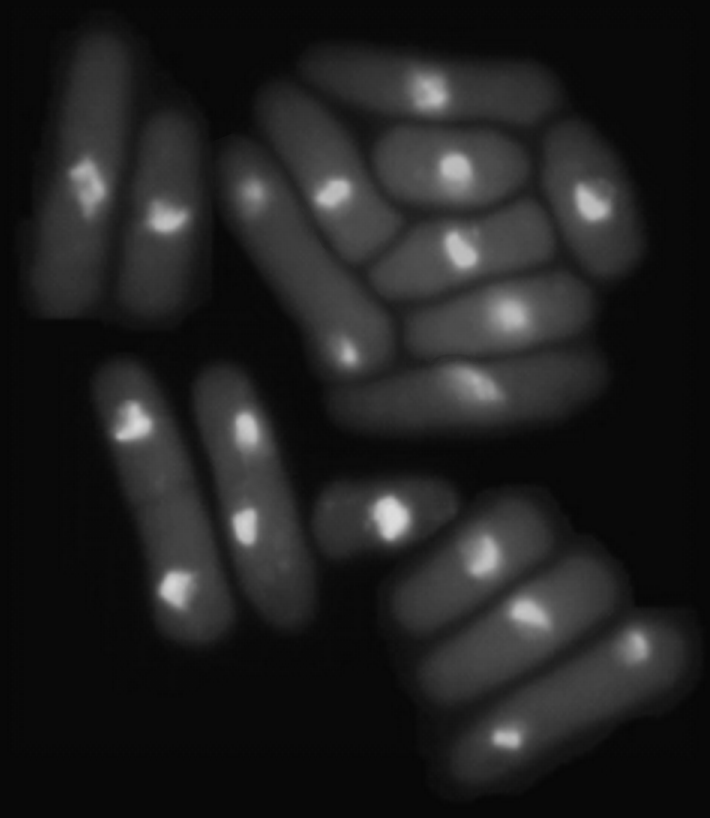
%> input picture Lab5-Segmentation/assets/yeast-cells.tif, 710 x 818 px
$ octave task_4.m   (GNU Octave 9; MATLAB toolbox functions it lacks are replaced by stand-ins)
%> lines starting %> are read from the running program, lines starting %| are printed output that depends on the picture; in (x1, y1, x2, y2) boxes, pixels count from 0 and x2, y2 are one past the last pixel; in counts of white or black regions, pixels touching at a corner belong together; the program's own positions count from 1
clear all; close all;
f = imread('assets/yeast-cells.tif');
%> f is the input picture: size 818x710 uint8; min 6, max 222, mean 33.1

% Otsu's thresholding
t_otsu = graythresh(f);   % Otsu's optimal threshold
%> t_otsu = 0.165
g_otsu = imbinarize(f, t_otsu);
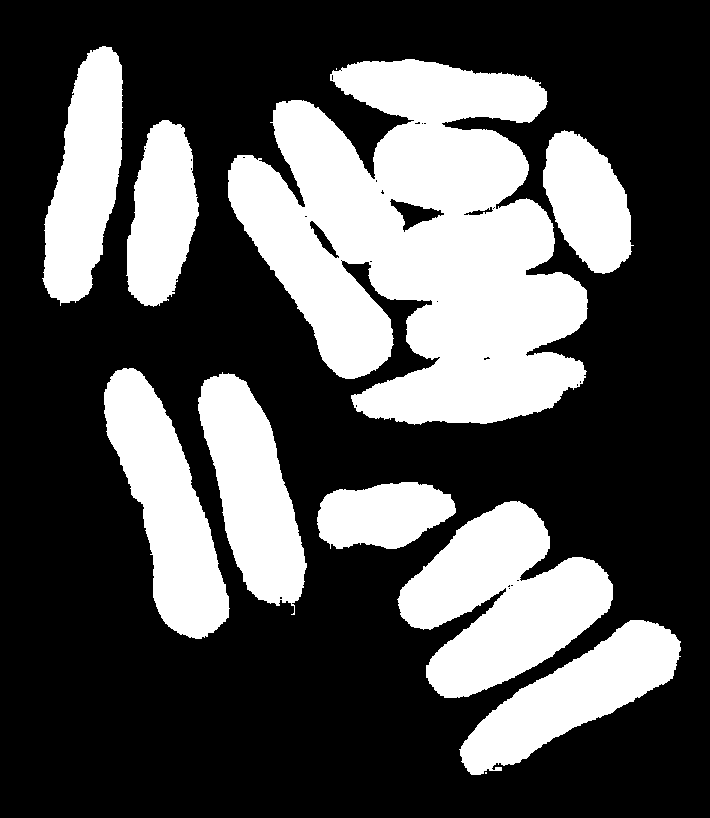
%> g_otsu: size 818x710 logical; 32.9% white; 11 white regions (2 under 20 px), largest, box (x1, y1, x2, y2) and area: (228, 59, 588, 425) 83230, (397, 501, 613, 698) 23920, (104, 368, 230, 639) 16546

% Variable thresholding
w = 25;    % Window size 15x15
a = 0.4;   % Standard deviation weight
b = 0.9;   % Mean weight

localngb = ones(w, w);
m = imfilter(double(f), localngb/sum(localngb(:)), 'replicate');
sigma = stdfilt(double(f), localngb);
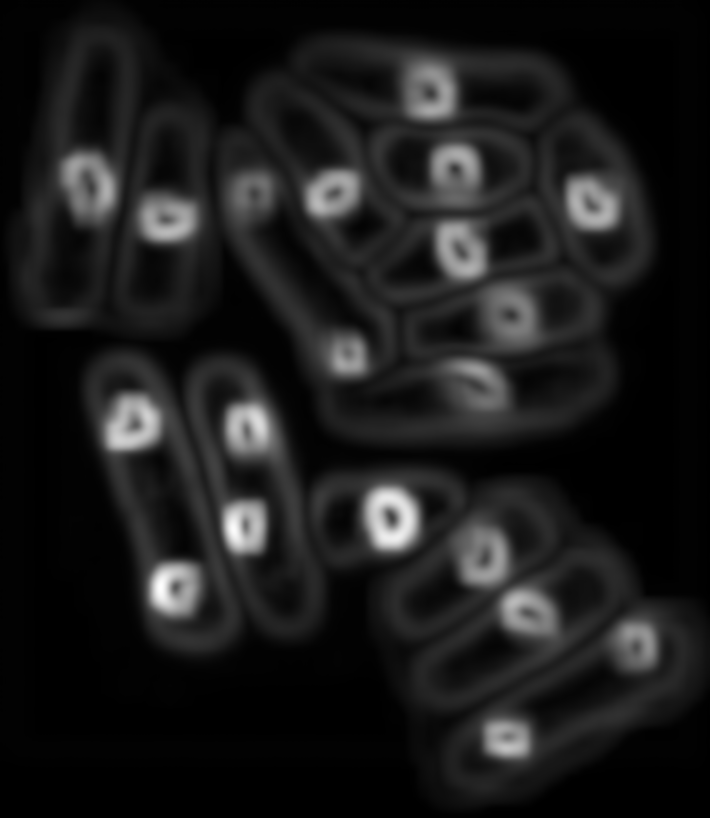
%> sigma: size 818x710 double; min 0, max 65.89, mean 7.2; drawn with min black and max white
T = a * sigma + b * m;

g_variable = double(f) >= T;
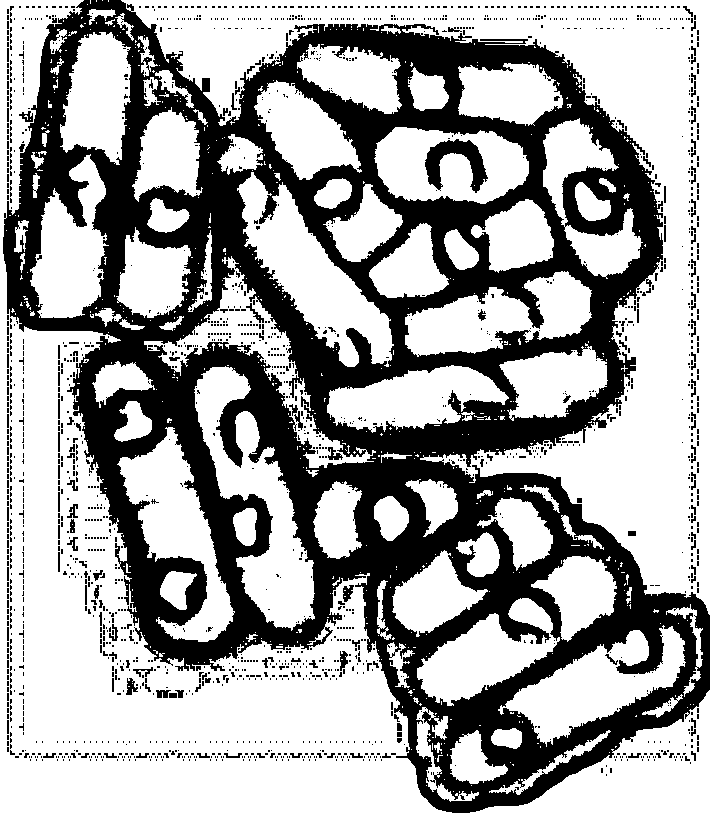
%> g_variable: size 818x710 logical; 64.3% white; 1990 black regions (1843 under 20 px), largest, box (x1, y1, x2, y2) and area: (3, 0, 710, 813) 191663, (425, 139, 488, 193) 1492, (343, 585, 354, 602) 117

se = strel('disk', 4);
g_cleaned = imclose (g_variable, se);
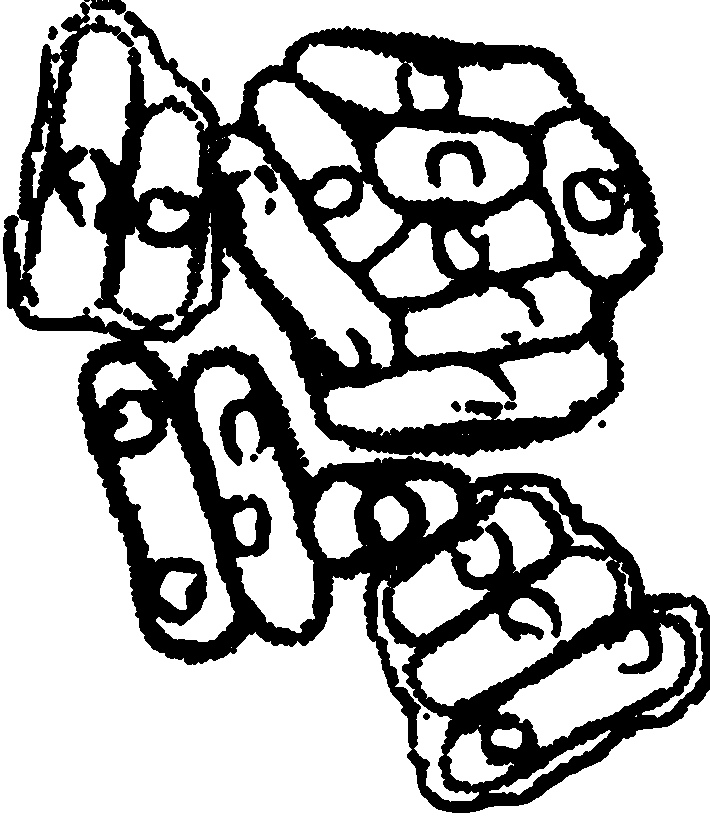
%> g_cleaned: size 818x710 logical; 69.7% white; 10 black regions, largest, box (x1, y1, x2, y2) and area: (3, 0, 710, 813) 174068, (425, 140, 486, 188) 1395, (265, 198, 276, 215) 138

figure(1)
montage({f, g_variable, g_cleaned}, 'Size', [1 3]);
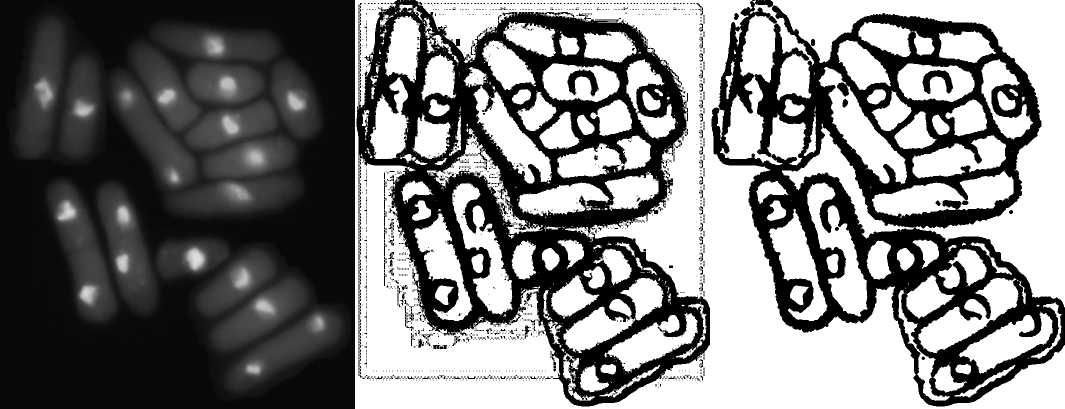
%> displayed picture: size 818x2130, on the screen's scale of 0 to 255 (shown at 1/2 size); min 0, max 255, mean 124.9
title('(1): Original image, (2): Variable Threshold (a = 0.4, b = 0.9), (3): Cleaned Variable Threshold');
